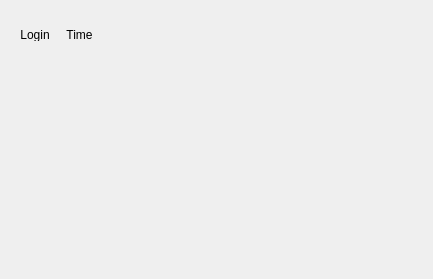
<?xml version="1.0" encoding="UTF-8"?>
<ui version="4.0">
 <class>MessageLabel</class>
 <widget class="QWidget" name="MessageLabel">
  <property name="geometry">
   <rect>
    <x>0</x>
    <y>0</y>
    <width>433</width>
    <height>279</height>
   </rect>
  </property>
  <property name="windowTitle">
   <string>Form</string>
  </property>
  <property name="autoFillBackground">
   <bool>false</bool>
  </property>
  <layout class="QVBoxLayout" name="verticalLayout">
   <item>
    <widget class="QFrame" name="HeaderFrame">
     <property name="maximumSize">
      <size>
       <width>16777215</width>
       <height>30</height>
      </size>
     </property>
     <layout class="QHBoxLayout" name="horizontalLayout">
      <item>
       <widget class="QLabel" name="LoginLabel">
        <property name="minimumSize">
         <size>
          <width>0</width>
          <height>30</height>
         </size>
        </property>
        <property name="text">
         <string>Login</string>
        </property>
        <property name="scaledContents">
         <bool>true</bool>
        </property>
        <property name="alignment">
         <set>Qt::AlignCenter</set>
        </property>
       </widget>
      </item>
      <item>
       <spacer name="horizontalSpacer_2">
        <property name="orientation">
         <enum>Qt::Horizontal</enum>
        </property>
        <property name="sizeType">
         <enum>QSizePolicy::Fixed</enum>
        </property>
        <property name="sizeHint" stdset="0">
         <size>
          <width>10</width>
          <height>20</height>
         </size>
        </property>
       </spacer>
      </item>
      <item>
       <widget class="QLabel" name="TimeLabel">
        <property name="minimumSize">
         <size>
          <width>0</width>
          <height>30</height>
         </size>
        </property>
        <property name="text">
         <string>Time</string>
        </property>
        <property name="scaledContents">
         <bool>true</bool>
        </property>
        <property name="alignment">
         <set>Qt::AlignCenter</set>
        </property>
       </widget>
      </item>
      <item>
       <spacer name="horizontalSpacer">
        <property name="orientation">
         <enum>Qt::Horizontal</enum>
        </property>
        <property name="sizeHint" stdset="0">
         <size>
          <width>40</width>
          <height>20</height>
         </size>
        </property>
       </spacer>
      </item>
     </layout>
    </widget>
   </item>
   <item>
    <widget class="QLabel" name="ContentLabel">
     <property name="text">
      <string/>
     </property>
     <property name="scaledContents">
      <bool>true</bool>
     </property>
     <property name="alignment">
      <set>Qt::AlignCenter</set>
     </property>
     <property name="wordWrap">
      <bool>true</bool>
     </property>
    </widget>
   </item>
  </layout>
 </widget>
 <resources/>
 <connections/>
</ui>
